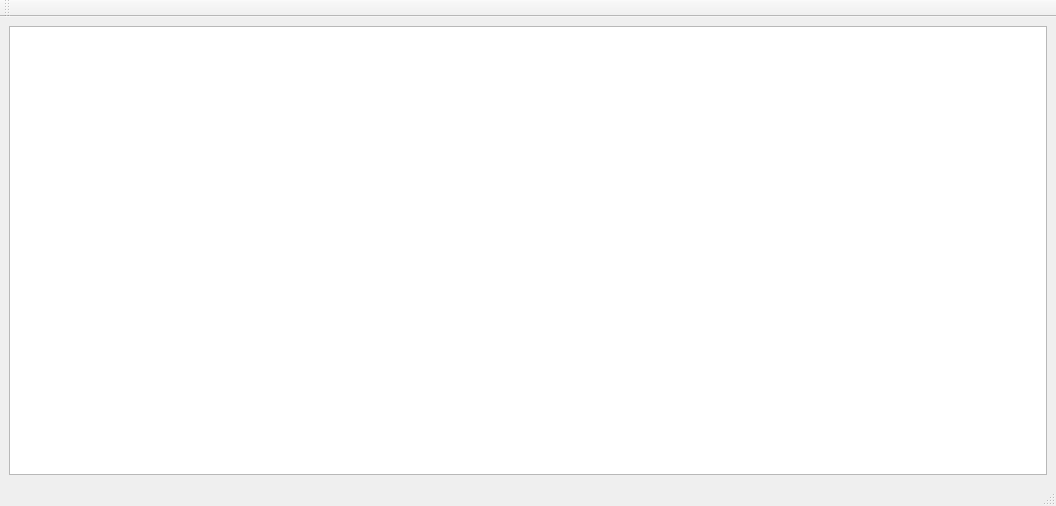
<?xml version="1.0" encoding="UTF-8"?>
<ui version="4.0">
 <class>MainWindow</class>
 <widget class="QMainWindow" name="MainWindow">
  <property name="geometry">
   <rect>
    <x>0</x>
    <y>0</y>
    <width>1056</width>
    <height>506</height>
   </rect>
  </property>
  <property name="windowTitle">
   <string>MainWindow</string>
  </property>
  <widget class="QWidget" name="centralwidget">
   <layout class="QGridLayout" name="gridLayout">
    <item row="0" column="0">
     <widget class="LabelGraphicsView" name="graphicsView"/>
    </item>
   </layout>
  </widget>
  <widget class="QMenuBar" name="menubar">
   <property name="geometry">
    <rect>
     <x>0</x>
     <y>0</y>
     <width>1056</width>
     <height>22</height>
    </rect>
   </property>
  </widget>
  <widget class="QStatusBar" name="statusbar"/>
  <widget class="QToolBar" name="toolBar">
   <property name="windowTitle">
    <string>toolBar</string>
   </property>
   <attribute name="toolBarArea">
    <enum>TopToolBarArea</enum>
   </attribute>
   <attribute name="toolBarBreak">
    <bool>false</bool>
   </attribute>
  </widget>
 </widget>
 <customwidgets>
  <customwidget>
   <class>LabelGraphicsView</class>
   <extends>QGraphicsView</extends>
   <header location="global">labelgraphicsview.h</header>
  </customwidget>
 </customwidgets>
 <resources/>
 <connections/>
</ui>
